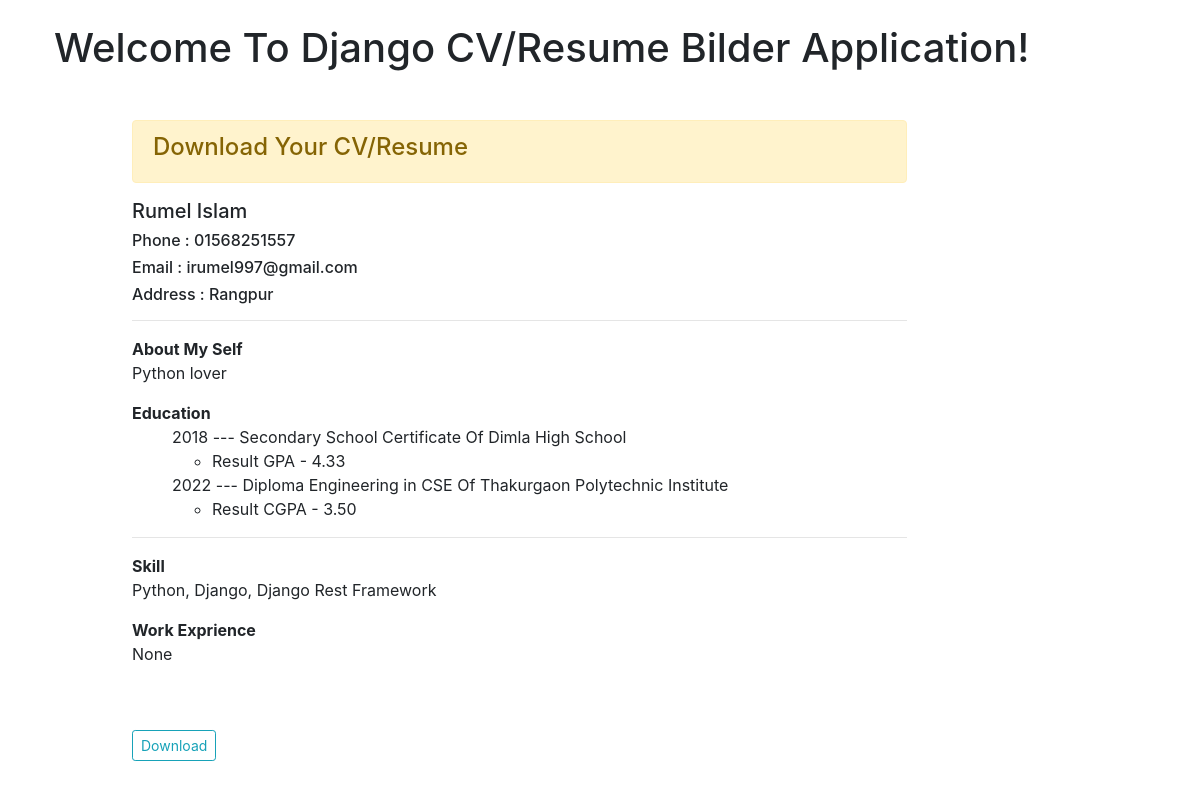
The page /user/1/ on the database its author committed.
### Myapp/models.py (models this page shows, shortened)
class ResumeProfile(models.Model):
    name = models.CharField(max_length=100)
    phone = models.CharField(max_length=100)
    email = models.EmailField()
    address = models.CharField(max_length=100)
    school = models.CharField(max_length=100)
    result = models.CharField(max_length=100)
    collage = models.CharField(max_length=100)
    degree = models.CharField(max_length=100)
    uni_versity = models.CharField(max_length=100, blank=True)
    skill = models.TextField(max_length=500)
    work_exprince = models.TextField(max_length=500)
    about_you = models.TextField(max_length=1000)

### Myapp/views.py (the view)
# urls.py: path('user/<int:id>/', views.Resume, name='user_resume'),
def Resume(request, id):
    resum_profile = ResumeProfile.objects.get(pk=id)
    return render(request, 'resume.html', {'resum_profile':resum_profile})

### Myapp/templates/resume.html (shortened to what this page needs)
{% extends 'base.html' %}
{% block content %}
<div class="container">
    <div class="row m-5">
        <div class="col-md-10">
            <div class="alert alert-warning alert-dismissible fade show" role="alert">
                <h4>Download Your CV/Resume</h4>
            </div>
            <h5>{{ resum_profile.name }}</h5>
            <h6>Phone : {{ resum_profile.phone }}</h6>
            <h6>Email : {{ resum_profile.email }}</h6>
            <h6>Address : {{ resum_profile.address }}</h6><hr>
            <strong>About My Self</strong>
            <p>{{ resum_profile.about_you }}</p>
            <strong>Education</strong>
            <ul>
                2018 ---  Secondary School Certificate Of {{ resum_profile.school }}
                <ul><li> Result GPA - {{ resum_profile.result }}</li></ul>
                2022 ---  Diploma Engineering in CSE Of {{ resum_profile.collage }}
                <ul><li> Result CGPA - {{ resum_profile.degree }}</li></ul>
            </ul><hr>
            <strong>Skill</strong>
            <p>{{ resum_profile.skill }}</p>
            <strong>Work Exprience</strong>
            <p>{{ resum_profile.work_exprince }}</p>
    </div>
    </div>
    <div class="container row m-5 col-md-10">
        <a href="{% url 'resume-pdf' resum_profile.id %}" class="btn btn-outline-info btn-sm">Download</a>
    </div>
</div>
{% endblock content %}

### Myapp/templates/base.html (shortened to what this page needs)
<!doctype html>
{% load static %}
<html lang="en">
  <head>
    <link rel="stylesheet" href="https://cdn.jsdelivr.net/npm/bootstrap@4.0.0/dist/css/bootstrap.min.css">
  </head>
  <body class="container shadow p-4 md-5 bg-body rounded">
    <h1>Welcome To Django CV/Resume Bilder Application!</h1>
    {% block content %}  {% endblock content %}
  </body>
</html>

### rows shown on the page
ResumeProfile: name "Rumel Islam", phone "01568251557", email "irumel997@gmail.com", address "Rangpur", about_you "Python lover", school "Dimla High School", result "4.33", collage "Thakurgaon Polytechnic Institute", degree "3.50", skill "Python, Django, Django Rest Framework", work_exprince "None"
